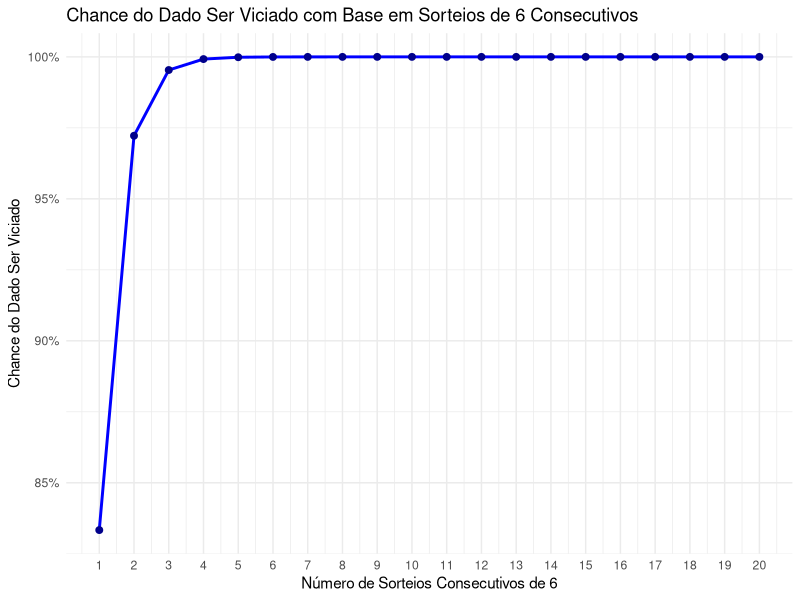
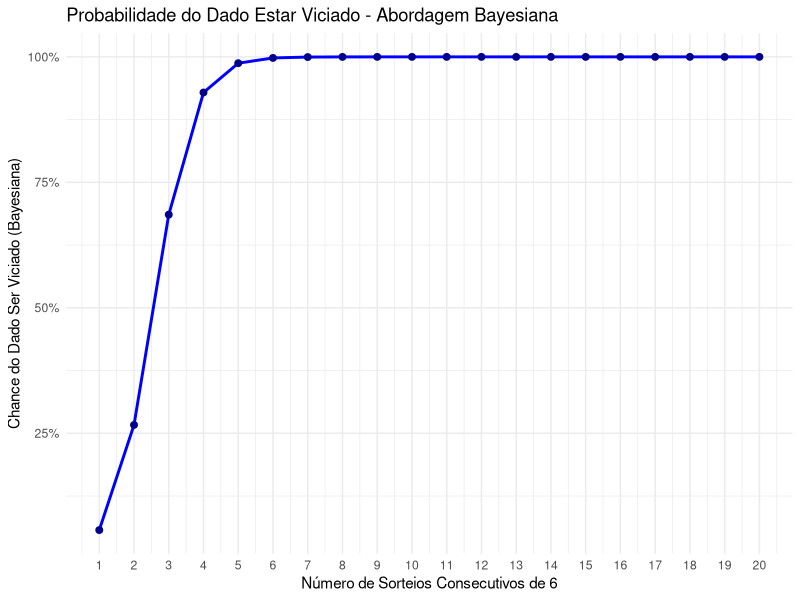

Here is the R script that generated these plots, in order:
# Carregar pacotes
library(tidyverse)

# Definir o número total de jogadas consecutivas que serão avaliadas
max_rolls <- 20

# Calcular a probabilidade de obter 6 consecutivamente com um dado justo
prob_seis_consecutivo <- function(n) {
  (1/6)^n
}

# dataset com as probabilidades para cada número de jogadas
dataset <- tibble::tibble(
  rolagens = 1:max_rolls,
  probabilidade = sapply(1:max_rolls, prob_seis_consecutivo),
  # Calcula a chance do dado ser viciado
  chance_viciado = 1 - probabilidade
)

# Plotar o gráfico
dataset %>% 
ggplot(aes(x = rolagens, y = chance_viciado)) +
  geom_line(color = "blue", size = 1) +
  geom_point(color = "darkblue", size = 2) +
 
  labs(
    title = "Chance do Dado Ser Viciado com Base em Sorteios de 6 Consecutivos",
    x = "Número de Sorteios Consecutivos de 6",
    y = "Chance do Dado Ser Viciado"
  ) +
  scale_y_continuous(labels = scales::percent_format()) +
  scale_x_continuous(breaks = seq(0, max_rolls, 1)) +
  theme_minimal()

# abordagem bayesiana -----------------------------------------------------



# Parâmetros do modelo
p_viciado <- 0.01  # Probabilidade a priori de que o dado esteja viciado
p_justo <- 1 - p_viciado  # Probabilidade a priori de que o dado seja justo
p_dados_dado_viciado <- 1  # Se o dado é viciado, assume-se que ele sempre dá 6

# Definir o número total de jogadas consecutivas que serão avaliadas
max_rolls <- 20

# Função para calcular a probabilidade posterior de que o dado esteja viciado
posterior_probability <- function(n) {
  p_dados_dado_justo <- (1/6)^n
  p_viciado_dado_dados <- (p_dados_dado_viciado * p_viciado) / 
    ((p_dados_dado_viciado * p_viciado) + (p_dados_dado_justo * p_justo))
  
  p_viciado_dado_dados
}

# Criar um data frame com as probabilidades para cada número de jogadas
dataset <- tibble(
  rolagens = 1:max_rolls,
  chance_viciado = purrr::map_dbl(1:max_rolls, ~posterior_probability(.x))
)

# Plotar o gráfico
dataset %>% 
ggplot(aes(x = rolagens, y = chance_viciado)) +
  geom_line(color = "blue", size = 1) +
  geom_point(color = "darkblue", size = 2) +
  labs(
    title = "Probabilidade do Dado Estar Viciado - Abordagem Bayesiana",
    x = "Número de Sorteios Consecutivos de 6",
    y = "Chance do Dado Ser Viciado (Bayesiana)"
  ) +
  scale_y_continuous(labels = scales::percent_format()) +
  scale_x_continuous(breaks = seq(0, max_rolls, 1)) +
  theme_minimal()

